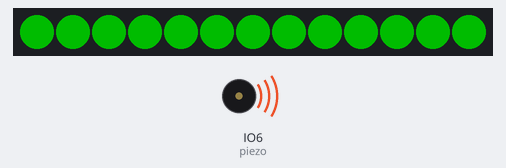
Simulated run of this program. Board: ESP32 board running CircuitPython. Shown: 13 RGB LEDs in strip order, left to right, buzzer (waves = sounding). Dim RGB values are drawn brighter than linear.

Above: at 0.1 s.
At 9.3 s:
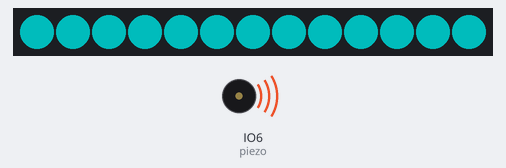
At 17.5 s:
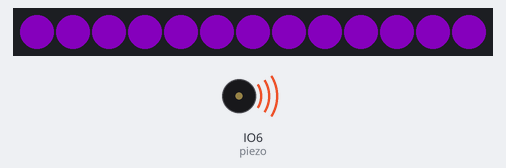
At 27.6 s:
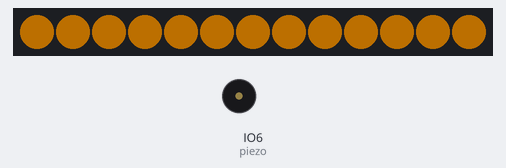
Timing chart, 0 to 40.0 s (numbered marks = the images above):
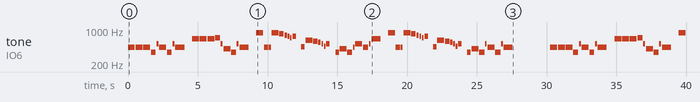

Measured:
- by itself, tone on IO6 (piezo): plays 440 Hz for 0.50 s, 440 Hz for 0.50 s, 440 Hz for 0.50 s, 349 Hz for 0.35 s, 523 Hz for 0.15 s, 440 Hz for 0.50 s … (85 notes in this stretch)

The program:

starwarsday.py
```python
import time
import board
import pwmio
import digitalio
from digitalio import DigitalInOut, Direction, Pull
import neopixel

pixel_pin = board.IO7
num_pixels = 13
pixels = neopixel.NeoPixel(pixel_pin, num_pixels, brightness=0.3, auto_write=False)

RED = (255, 0, 0)
YELLOW = (255, 150, 0)
GREEN = (0, 255, 0)
CYAN = (0, 255, 255)
BLUE = (0, 0, 255)
PURPLE = (180, 0, 255)

c = 261
d = 294
e = 329
f = 349
g = 391
gS = 415
a = 440
aS = 455
b = 466
cH = 523
cSH = 554
dH = 587
dSH = 622
eH = 659
fH = 698
fSH = 740
gH = 784
gSH = 830
aH = 880


# For the M0 boards:
piezo = pwmio.PWMOut(board.IO6, duty_cycle=0, frequency=440, variable_frequency=True)

def beep(nota,tempo):
    piezo.frequency = nota
    piezo.duty_cycle = 65535 // 2  # On 50%
    time.sleep(tempo)  # On for 1/4 second
    piezo.duty_cycle = 0  # Off
    time.sleep(0.05)  # Pause between notes


def firstSection():
    beep(a, 0.500);
    beep(a, 0.500);
    beep(a, 0.500);
    beep(f, 0.350);
    beep(cH, 0.150);
    beep(a, 0.500);
    beep(f, 0.350);
    beep(cH, 0.150);
    beep(a, 0.650);

    time.sleep(0.5)  # Pause between notes

    beep(eH, 0.500);
    beep(eH, 0.500);
    beep(eH, 0.500);
    beep(fH, 0.350);
    beep(cH, 0.150);
    beep(gS, 0.500);
    beep(f, 0.350);
    beep(cH, 0.150);
    beep(a, 0.650);

    time.sleep(0.5)  # Pause between notes

def secondSection():
    beep(aH, 0.500);
    beep(a,  0.300);
    beep(a,  0.150);
    beep(aH,  0.500);
    beep(gSH,  0.325);
    beep(gH,  0.175);
    beep(fSH,  0.125);
    beep(fH,  0.125);
    beep(fSH,  0.250);

    time.sleep(0.325)  # Pause between notes

    beep(aS,  0.250);
    beep(dSH,  0.500);
    beep(dH,  0.325);
    beep(cSH,  0.175);
    beep(cH,  0.125);
    beep(b,  0.125);
    beep(cH,  0.250);

    time.sleep(0.35)  # Pause between notes

def thirdSection():
    beep(f, 0.250);
    beep(gS, 0.500);
    beep(f, 0.350);
    beep(a, 0.125);
    beep(cH, 0.500);
    beep(a, 0.375);
    beep(cH, 0.125);
    beep(eH, 0.650);

    time.sleep(0.5)  # Pause between notes

def fourthSection():
    beep(f, 0.250);
    beep(gS, 0.500);
    beep(f, 0.375);
    beep(cH, 0.125);
    beep(a, 0.500);
    beep(f, 0.375);
    beep(cH, 0.125);
    beep(a, 0.650);

    time.sleep(0.65)  # Pause between notes


while True:
    pixels.fill(GREEN)
    pixels.show()
    firstSection()
    pixels.fill(CYAN)
    pixels.show()
    secondSection()
    pixels.fill(PURPLE)
    pixels.show()
    thirdSection()
    pixels.fill(RED)
    pixels.show()
    secondSection()
    pixels.fill(YELLOW)
    pixels.show()
    fourthSection()

    time.sleep(2)
```
